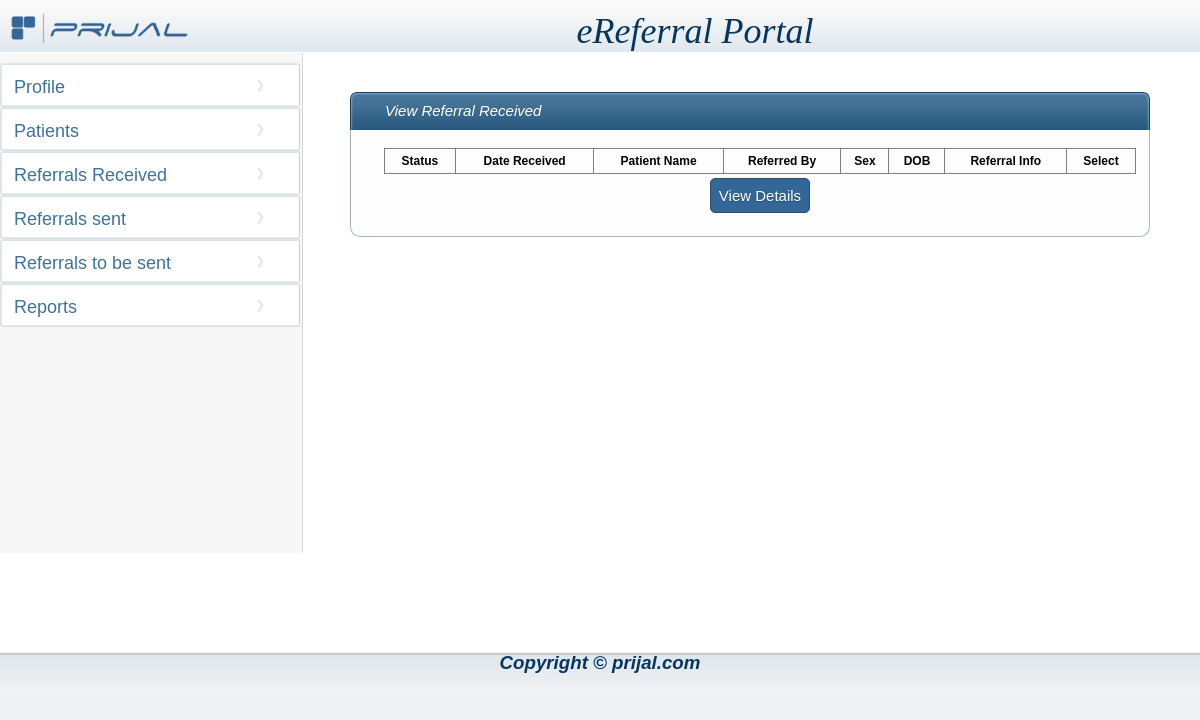
Page /phps/viewreferralreceivedo.php (signed in) on the earlier database version.
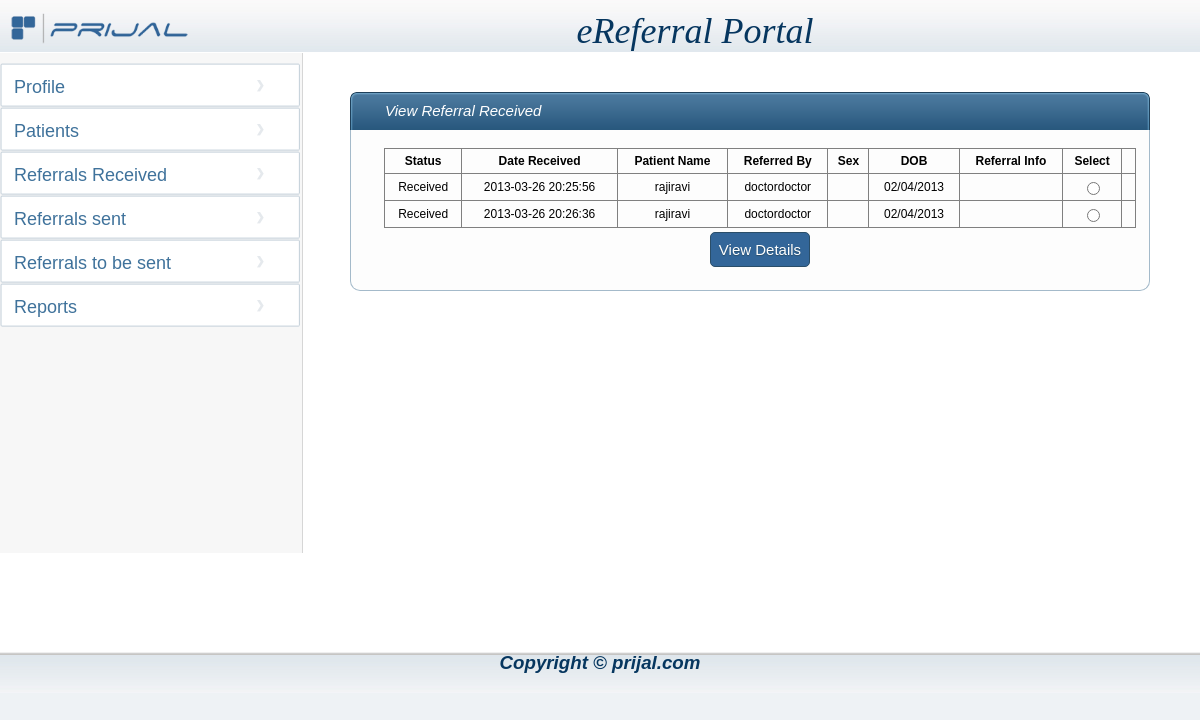
Same page on the later database version.
### tables this page shows
CREATE TABLE IF NOT EXISTS `dr_patient_refrl` (
  `REFERRAL_ID` int(11) NOT NULL AUTO_INCREMENT,
  `STAFF_ID` int(11) NOT NULL,
  `PATIENT_ID` int(11) NOT NULL,
  `RFRNG_STATUS_CD` smallint(6) DEFAULT NULL,
  `RFRNG_DATE` timestamp NULL DEFAULT CURRENT_TIMESTAMP ON UPDATE CURRENT_TIMESTAMP,
  `TESTS_TO_PERFORM_TXT` varchar(250) DEFAULT NULL,
  `SPCL_INST_TXT` varchar(250) DEFAULT NULL,
  `OTHER_COMMENTS_TXT` varchar(250) DEFAULT NULL,
  `RFRD_STAFF_ID` int(11) NOT NULL,
  `RFRD_STATUS_CD` smallint(6) DEFAULT NULL,
  `RFRD_DATE` date DEFAULT NULL,
  `RFRD_RESULTS_TXT` varchar(250) DEFAULT NULL,
  `RFRD_COMMENTS_TXT` varchar(250) DEFAULT NULL,
  `RFRD_RECMMD_TRMT_TXT` varchar(250) DEFAULT NULL,
  `APPOINTMENT_DATE` date DEFAULT NULL,
  `attachment1` varchar(80) DEFAULT NULL,
  `attachment2` varchar(80) DEFAULT NULL,
  `attachment3` varchar(80) DEFAULT NULL,
  `attachment4` varchar(80) DEFAULT NULL,
  `attachment5` varchar(80) DEFAULT NULL,
  PRIMARY KEY (`REFERRAL_ID`),
  KEY `DR_PATIENT_REFRL_FK1` (`STAFF_ID`,`PATIENT_ID`),
  KEY `DR_PATIENT_REFRL_FK2` (`RFRNG_STATUS_CD`),
  KEY `DR_PATIENT_REFRL_FK3` (`RFRD_STAFF_ID`),
  KEY `DR_PATIENT_REFRL_FK4` (`RFRD_STATUS_CD`)
);

CREATE TABLE IF NOT EXISTS `rf_rfrl_status` (
  `RFRL_STATUS_CD` smallint(6) NOT NULL,
  `DESCRIPTION` varchar(32) NOT NULL,
  PRIMARY KEY (`RFRL_STATUS_CD`),
  UNIQUE KEY `U1_RF_RFRL_STATUS` (`DESCRIPTION`)
);

CREATE TABLE IF NOT EXISTS `patient` (
  `PATIENT_ID` int(11) NOT NULL AUTO_INCREMENT,
  `LAST_NAME` varchar(64) DEFAULT NULL,
  `MIDDLE_NAME` varchar(64) DEFAULT NULL,
  `FIRST_NAME` varchar(64) DEFAULT NULL,
  `MEDICAL_HISTORY_ID` int(11) DEFAULT NULL,
  `ALLERGY_ID` int(11) DEFAULT NULL,
  `EMAIL_ADDRESS` varchar(128) DEFAULT NULL,
  `GENDER_CD` smallint(128) DEFAULT NULL,
  `GENDER_REPLACE` varchar(64) DEFAULT 'M',
  `DATE_OF_BIRTH` varchar(64) DEFAULT '01/01/1900',
  `ACCOUNT_ID` int(11) DEFAULT NULL,
  `ADDR_street1` varchar(128) DEFAULT NULL,
  `ADDR_CITY` varchar(64) DEFAULT NULL,
  `ADDR_STATE` varchar(64) DEFAULT NULL,
  `ZIP_CD` varchar(64) DEFAULT NULL,
  `WORK_PHONE` varchar(64) DEFAULT NULL,
  `CELL_PHONE` varchar(64) DEFAULT NULL,
  `NOTIFICATION_PRE` varchar(16) DEFAULT 'E',
  PRIMARY KEY (`PATIENT_ID`),
  UNIQUE KEY `PATIENT_U1` (`ACCOUNT_ID`),
  KEY `PATIENT_FK1` (`GENDER_CD`)
);

CREATE TABLE IF NOT EXISTS `org_staff` (
  `STAFF_ID` int(11) NOT NULL AUTO_INCREMENT,
  `ORG_ID` int(11) DEFAULT NULL,
  `ORG_NAME` varchar(128) DEFAULT NULL,
  `STAFF_TYPE_CD` smallint(6) DEFAULT NULL,
  `SPCLTY_TYPE_CD` smallint(6) DEFAULT NULL,
  `SPECIALTY` varchar(64) DEFAULT NULL,
  `LAST_NAME` varchar(64) DEFAULT NULL,
  `MIDDLE_NAME` varchar(64) DEFAULT NULL,
  `FIRST_NAME` varchar(64) DEFAULT NULL,
  `GENDER` varchar(16) DEFAULT 'M',
  `EMAIL_ADDRESS` varchar(128) DEFAULT NULL,
  `WORK_PHONE` varchar(64) DEFAULT NULL,
  `CELL_PHONE` varchar(64) DEFAULT NULL,
  `NOTIFICATION_PRE` varchar(16) DEFAULT 'E',
  `ACCOUNT_ID` int(11) NOT NULL,
  PRIMARY KEY (`STAFF_ID`),
  UNIQUE KEY `ORG_STAFF_U1` (`ACCOUNT_ID`),
  KEY `ORG_STAFF_FK1` (`ORG_ID`),
  KEY `ORG_STAFF_FK2` (`STAFF_TYPE_CD`),
  KEY `ORG_STAFF_FK3` (`SPCLTY_TYPE_CD`)
);

### includes/global.inc.php (called while the page is built, shortened)
<?php
require_once '../classes/DB.class.php';
$db = new DB();
?>

### classes/DB.class.php (called while the page is built, shortened)
<?php
class DB{
    public function getReferralsold($doctor_account_id, $status_cd) {
        $sql = "SELECT staff_id from org_staff where account_id='$doctor_account_id'";
        $result = mysql_query($sql);
        $row = mysql_fetch_assoc($result);
        $staff_id = $row['staff_id'];
        if ($status_cd == 3) {
            $result = mysql_query("SELECT dr_patient_refrl.referral_id, dr_patient_refrl.rfrng_date, patient.last_name,patient.first_name,
						patient.GENDER_REPLACE,patient.date_of_birth, rf_rfrl_status.description, org_staff.last_name as ln,org_staff.first_name as fn
						from  dr_patient_refrl left outer join patient on dr_patient_refrl.patient_id=patient.patient_id
						left outer join rf_rfrl_status on  dr_patient_refrl.rfrd_status_cd=rf_rfrl_status.rfrl_status_cd
						left outer join org_staff on dr_patient_refrl.staff_id= org_staff.staff_id
						where dr_patient_refrl.rfrd_staff_id='$staff_id' and dr_patient_refrl.rfrd_status_cd='$status_cd'");
        }
        return $result;
    }
}
?>

### phps/viewreferralreceivedo.php (the view, shortened to what this page needs)
<?php
require_once '../includes/global.inc.php';
if (!isset($_POST['action'])) {
 	include( "header.php");
 ?>
<tr>
<td style="background-color:white;height:600px;width:300px;vertical-align:middle;">
	<?php
 	include( "navigationo.php");
 	$account_id=$_SESSION['staff_account_id'];
	$result=$db->getReferralsold($account_id,'3');
 ?>
</td>
<td style="background-color:white;width:900px;text-align:top;float:left;">
<table style="margin: 40px 50px 40px;width:800px" cellpadding="0px" cellspacing="0px;" >
 <tr><td >
                                    <span class="left-box"></span><span class="cent-box" style="width:758px;">View Referral Received </span><span class="right-box"></span>
                                </td></tr>
<tr><td>
<table class="main" style="width:100%;">
 <tr >
<td><p>
<table class="viewRecords" style="width:100%;border-collapse:collapse" border="1" cellspacing="0" cellpadding="0" 	>
<tr class="bold">
<td>Status</td><td>Date Received</td><td>Patient Name</td><td>Referred By</td><td>Sex</td><td>DOB</td><td>Referral Info</td><td>Select</td></tr>
<?php
 while($row = mysql_fetch_array($result)){
 	echo "<tr>";
 	echo "<td>" . $row['description'] . "</td>";
 	echo "<td>" . $row['rfrng_date'] . "</td>";
 	echo "<td>" . $row['first_name'] .  $row['last_name'] . "</td>";
 	echo "<td>" . $row['fn'] . $row['ln'] . "</td>";
 	echo "<td>" . $row['gender_cd'] . "</td>";
 	echo "<td>" . $row['date_of_birth'] . "</td>";
 	echo "<td>" .  "</td>";
 	echo "<td><input type=\"radio\" name=\"dv_account_id\" value=\"" . $row['referral_id']. "\"><td>";
 	echo "</tr>";
 	}
?>
</table>
</p>
</td>
</tr>
<tr>
<td style="text-align:center" >
<div>
<p> <input type="submit" name="action" value="View Details" style="background-color: #336699;border-radius:5px;height: 35px; width: 100px"/>
</p>
</div>
</td></tr>
</table>
</td></tr></table>
</td>
</tr>
	<?php
 	include( "footer.php");
 ?>
</table>
</form>
</body>
</html>
<?php
}
?>

### phps/header.php (shortened to what this page needs)
<html>
<head>
<link rel="stylesheet" type="text/css" href="../resources/styles/referral.css" />
 </head>
<body>
<form   action="<?php echo $_SERVER['PHP_SELF'];?>" method="post">
<table width="1200" border="0" cellspacing="0" cellpadding="0" bgcolor="#fff" align="center" >
<tr>
<td colspan="2" style="background-color:white;color:#06365F;font-style:italic;font-decoration:bold;font-size:36px; font-family:trebuchet ms;  padding-top: 10px;  position: relative; z-index:100;" align="center" class="logo-top">
<img src="../resources/logo.png" alt="Prijal" height="35px" style="float:left;">eReferral Portal
</td>
</tr>
<link rel="stylesheet" href="../resources/css/common.css" type="text/css"></link>
<link href="../resources/js/jquery.alerts.css" rel="stylesheet" type="text/css"/>
<link rel="stylesheet" href="http://code.jquery.com/ui/1.10.1/themes/base/jquery-ui.css" />

### phps/navigationo.php
<div class="nav-menu">
<ul>
<li><a  href="organizationprofile.php" >Profile</a></li>
<li><a  href="viewpatiento.php" >Patients</a></li>
<li><a  href="viewreferralreceivedo.php" >Referrals Received</a></li>
<li><a  href="viewreferralsento.php">Referrals sent</a></li>
<li><a  href="viewreferraltosento.php">Referrals to be sent</a></li>
<li><a  href="organizationprofile.php" >Reports</a></li>
</ul>
</div>

### phps/footer.php
<tr>
<td colspan="2" style="background-color:white;text-align:center;color:#06365F;font-style:italic" class="footer">
<h3>Copyright © prijal.com</h3></td>
</tr>

### resources/styles/referral.css (style rules this page uses)
body { font-size:14px; font-family:Arial,Helvetica,sans-serif; margin: 0px; padding: 0px; background-repeat: repeat-x,repeat-y; background: none repeat scroll 0 0 #EEF2F5; }
td.logo-top { width: 100%; background:url(../header-bg.jpg) repeat-x; }
td.footer { width: 100%; background:url(../footer-bg.jpg) repeat-x; }
td.logo-top img { margin:0px 0 0 10px; }
.left-box { float:left; background:url(../form-top-left.png) no-repeat; width:7px; height:38px; }
.cent-box { background: url("../form-top-cent.png") repeat-x scroll 0 0 transparent; color: #FFFFFF; float: left; font-family: Arial,Helvetica,sans-serif; font-size: 15px; font-style: italic; height: 38px; line-height: 38px; text-align: left; width: 348px; padding-left:28px; }
.right-box { float:left; background:url(../form-top-right.png); height:38px; width:7px; }
.nav-menu { padding-right: 0; position: absolute; top: 53px; width: 302px; z-index: 0; background-color: #F7F7F7; clear: both; float: left; height: auto; padding: 10px 0; border-right: 1px solid rgb(214, 214, 214); min-height: 480px; }
.nav-menu ul { margin:0; padding:0; }
.nav-menu li { list-style:none; display:block; float:left; font-family:Arial, Helvetica, sans-serif; font-size:18px; }
.nav-menu li a { padding-left: 14px; text-decoration: none; width: 290px; background: url("../back.png") no-repeat scroll 0 0 transparent; color: #3F729B; float: left; height: 44px; line-height: 48px; }
input[type="submit"] { background-color: #6BB38A; background-position: 50% 50%; border: 1px solid #2A4E69; color: white; cursor: pointer; font-family: Arial,Helvetica,sans-serif; font-size: 15px; text-shadow: 0 1px 1px #2A4E69; }
.bold { font-weight:bolder; }
table.main { background-color: #FDFDFD; border-bottom: 1px solid #A4BACA; border-left: 1px solid #A4BACA; border-radius: 0 0 10px 10px; border-right: 1px solid #A4BACA; color: #06365F; margin-left: auto; margin-right: auto; margin-top: -5px; padding: 20px 10px 20px 20px; }
table.main tr td p { margin-left:10px; font-family: Arial,Helvetica,sans-serif; font-size: 14px; }
INPUT, select { color: black; background-color: white; border:1px solid #A4BACA;border-radius:5px; }

### resources/css/common.css (style rules this page uses)
input { padding:4px; }
.viewRecords tr td { text-align:center;font-size:12px;padding:5px; }

Differences in the rows shown:
added dr_patient_refrl: RFRD_STATUS_CD.DESCRIPTION "Received", RFRNG_DATE "2013-03-26 20:25:56", patient.FIRST_NAME "raji", patient.LAST_NAME "ravi", org_staff.FIRST_NAME "doctor", org_staff.LAST_NAME "doctor", patient.DATE_OF_BIRTH "02/04/2013"
added dr_patient_refrl: RFRD_STATUS_CD.DESCRIPTION "Received", RFRNG_DATE "2013-03-26 20:26:36", patient.FIRST_NAME "raji", patient.LAST_NAME "ravi", org_staff.FIRST_NAME "doctor", org_staff.LAST_NAME "doctor", patient.DATE_OF_BIRTH "02/04/2013"
